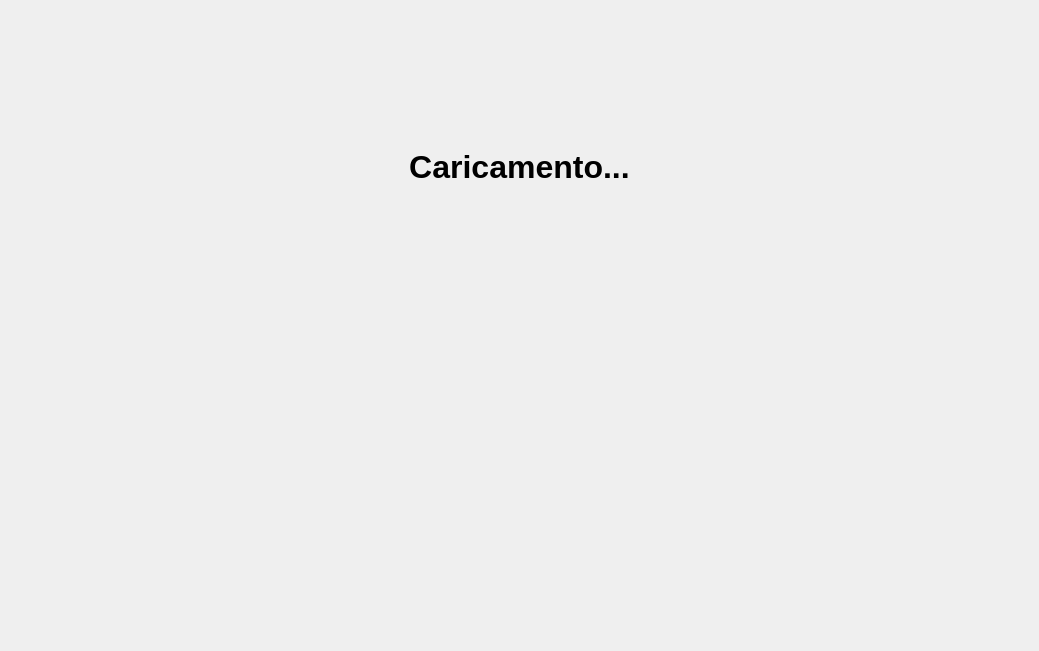
<?xml version="1.0" encoding="UTF-8"?>
<ui version="4.0">
 <class>Dialog</class>
 <widget class="QDialog" name="Dialog">
  <property name="geometry">
   <rect>
    <x>0</x>
    <y>0</y>
    <width>1039</width>
    <height>651</height>
   </rect>
  </property>
  <property name="windowTitle">
   <string>Dialog</string>
  </property>
  <layout class="QVBoxLayout" name="verticalLayout_2">
   <item>
    <layout class="QVBoxLayout" name="verticalLayout">
     <item>
      <widget class="QLabel" name="label">
       <property name="font">
        <font>
         <family>Arial</family>
         <pointsize>24</pointsize>
         <weight>75</weight>
         <bold>true</bold>
        </font>
       </property>
       <property name="text">
        <string>Caricamento...</string>
       </property>
       <property name="alignment">
        <set>Qt::AlignCenter</set>
       </property>
      </widget>
     </item>
     <item>
      <widget class="QLabel" name="label_2">
       <property name="text">
        <string/>
       </property>
      </widget>
     </item>
    </layout>
   </item>
  </layout>
 </widget>
 <resources/>
 <connections/>
</ui>
